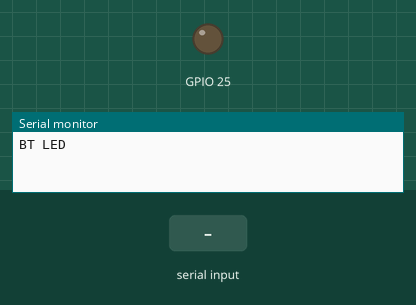
Simulated run of this sketch. Board: ESP32. On the bench: output pins drawn as LEDs (lit = HIGH), the last lines printed to the serial monitor. Inputs (shaded band) come from the test bench. Nothing arrives over Bluetooth unless stated.

Above: at 2.2 s.
2.3 s: "on\n" received over the second serial link
At 3.3 s:
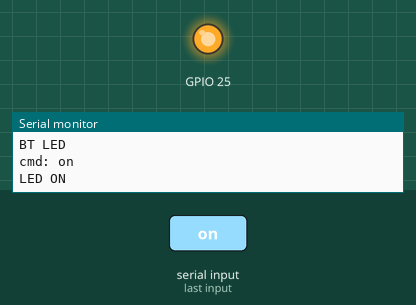
3.8 s: "off\n" received over the second serial link
At 4.4 s:
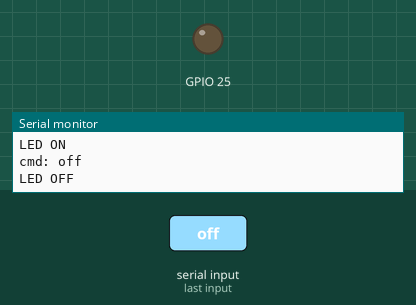
Timing chart, 0 to 6.8 s (numbered marks = the images above; inputs shaded):
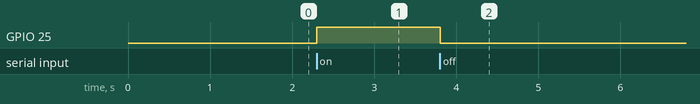

Measured:
- after the input at 2.3 s, GPIO 25: LOW → HIGH at once
- after the input at 3.8 s, GPIO 25: HIGH → LOW at once

The sketch:

7_22_BlueTooth_LED.ino
```cpp
/*
Autore: Paolo Aliverti
Listato 7.20 – Controllo LED via BlueTooth

Collegare un LED sul pin 25 con Resistenza da 100 ohm
*/
#include "BluetoothSerial.h"

BluetoothSerial bt;
String line = "";

void setup() {
  Serial.begin(115200);
  delay(1000);
  Serial.println("BT LED");
  bt.begin("ESP32-Bt");

  pinMode(25, OUTPUT);
  digitalWrite(25, LOW);
}

void loop() {
  if (bt.available()) {
    char ch = bt.read();
    if (ch == '\n') {
      Serial.print("cmd: ");
      Serial.println(line);
      if (line == "on"){
        digitalWrite(25, HIGH);
        Serial.println("LED ON");
      } else if (line == "off"){
        digitalWrite(25, LOW);
        Serial.println("LED OFF");
      }
      line = "";
    } else if (ch != '\r') {
      line += ch;
    }
  }
}
```
